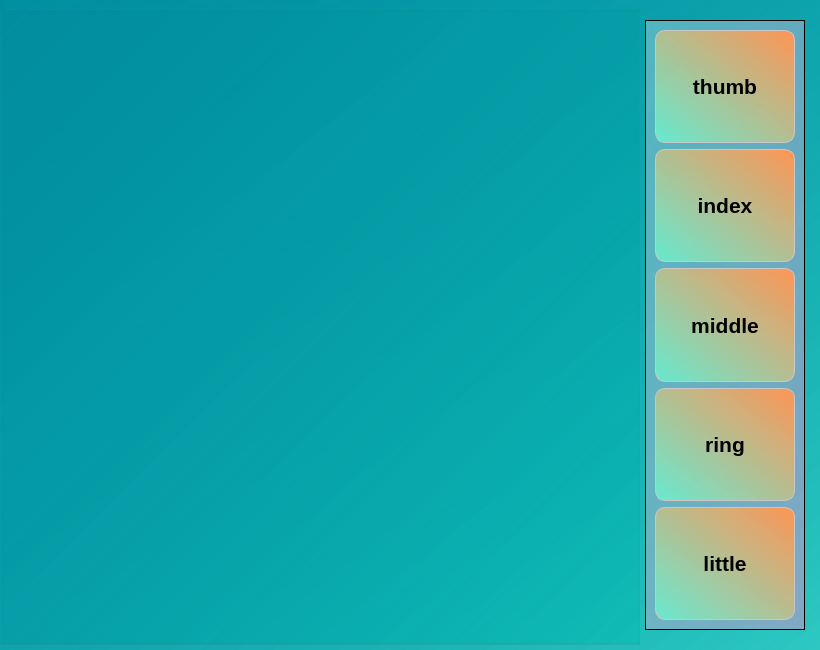
<?xml version="1.0" encoding="UTF-8"?>
<ui version="4.0">
 <class>Form</class>
 <widget class="QWidget" name="Form">
  <property name="geometry">
   <rect>
    <x>0</x>
    <y>0</y>
    <width>820</width>
    <height>650</height>
   </rect>
  </property>
  <property name="windowTitle">
   <string>Finger_Waves</string>
  </property>
  <property name="styleSheet">
   <string notr="true">font-size:18px;
font-weight:bold;
background-color: qlineargradient(spread:pad, x1:1, y1:1, x2:0, y2:0, stop:0 rgba(6, 190, 182, 155), stop:1 rgba(2, 142, 161, 255));</string>
  </property>
  <widget class="QGroupBox" name="groupBox">
   <property name="geometry">
    <rect>
     <x>0</x>
     <y>5</y>
     <width>640</width>
     <height>640</height>
    </rect>
   </property>
   <property name="title">
    <string/>
   </property>
  </widget>
  <widget class="QFrame" name="frame">
   <property name="geometry">
    <rect>
     <x>645</x>
     <y>20</y>
     <width>160</width>
     <height>610</height>
    </rect>
   </property>
   <property name="styleSheet">
    <string notr="true">background-color: qlineargradient(spread:pad, x1:1, y1:1, x2:0, y2:0, stop:0 rgba(188, 149, 198, 155), stop:1 rgba(125, 196, 204, 155));</string>
   </property>
   <property name="frameShape">
    <enum>QFrame::StyledPanel</enum>
   </property>
   <property name="frameShadow">
    <enum>QFrame::Raised</enum>
   </property>
   <layout class="QVBoxLayout" name="verticalLayout">
    <item>
     <widget class="QLabel" name="label">
      <property name="styleSheet">
       <string notr="true">font-size:21px;
font-weight:bold;
background-color: qlineargradient(spread:pad, x1:0, y1:1, x2:1, y2:0, stop:0 rgba(103, 249, 212, 200), stop:1 rgba(255, 149, 84, 255));
color: rgb(0, 0, 0);
border: 1px solid rgb(200,200,200);
border-radius:10px

</string>
      </property>
      <property name="midLineWidth">
       <number>1</number>
      </property>
      <property name="text">
       <string>thumb</string>
      </property>
      <property name="alignment">
       <set>Qt::AlignCenter</set>
      </property>
      <property name="margin">
       <number>1</number>
      </property>
     </widget>
    </item>
    <item>
     <widget class="QLabel" name="label_2">
      <property name="styleSheet">
       <string notr="true">font-size:21px;
font-weight:bold;
background-color: qlineargradient(spread:pad, x1:0, y1:1, x2:1, y2:0, stop:0 rgba(103, 249, 212, 200), stop:1 rgba(255, 149, 84, 255));
color: rgb(0, 0, 0);
border: 1px solid rgb(200,200,200);
border-radius:10px


</string>
      </property>
      <property name="midLineWidth">
       <number>1</number>
      </property>
      <property name="text">
       <string>index</string>
      </property>
      <property name="alignment">
       <set>Qt::AlignCenter</set>
      </property>
      <property name="margin">
       <number>1</number>
      </property>
     </widget>
    </item>
    <item>
     <widget class="QLabel" name="label_3">
      <property name="styleSheet">
       <string notr="true">font-size:21px;
font-weight:bold;
background-color: qlineargradient(spread:pad, x1:0, y1:1, x2:1, y2:0, stop:0 rgba(103, 249, 212, 200), stop:1 rgba(255, 149, 84, 255));
color: rgb(0, 0, 0);
border: 1px solid rgb(200,200,200);
border-radius:10px
</string>
      </property>
      <property name="midLineWidth">
       <number>1</number>
      </property>
      <property name="text">
       <string>middle</string>
      </property>
      <property name="alignment">
       <set>Qt::AlignCenter</set>
      </property>
      <property name="margin">
       <number>1</number>
      </property>
     </widget>
    </item>
    <item>
     <widget class="QLabel" name="label_4">
      <property name="styleSheet">
       <string notr="true">font-size:21px;
font-weight:bold;
background-color: qlineargradient(spread:pad, x1:0, y1:1, x2:1, y2:0, stop:0 rgba(103, 249, 212, 200), stop:1 rgba(255, 149, 84, 255));
color: rgb(0, 0, 0);
border: 1px solid rgb(200,200,200);
border-radius:10px


</string>
      </property>
      <property name="midLineWidth">
       <number>1</number>
      </property>
      <property name="text">
       <string>ring</string>
      </property>
      <property name="alignment">
       <set>Qt::AlignCenter</set>
      </property>
      <property name="margin">
       <number>1</number>
      </property>
     </widget>
    </item>
    <item>
     <widget class="QLabel" name="label_5">
      <property name="styleSheet">
       <string notr="true">font-size:21px;
font-weight:bold;
background-color: qlineargradient(spread:pad, x1:0, y1:1, x2:1, y2:0, stop:0 rgba(103, 249, 212, 200), stop:1 rgba(255, 149, 84, 255));
color: rgb(0, 0, 0);
border: 1px solid rgb(200,200,200);
border-radius:10px
</string>
      </property>
      <property name="midLineWidth">
       <number>1</number>
      </property>
      <property name="text">
       <string>little</string>
      </property>
      <property name="alignment">
       <set>Qt::AlignCenter</set>
      </property>
      <property name="margin">
       <number>1</number>
      </property>
     </widget>
    </item>
   </layout>
  </widget>
  <zorder>frame</zorder>
  <zorder>groupBox</zorder>
 </widget>
 <resources/>
 <connections/>
 <slots>
  <slot>pushbutton()</slot>
 </slots>
</ui>
